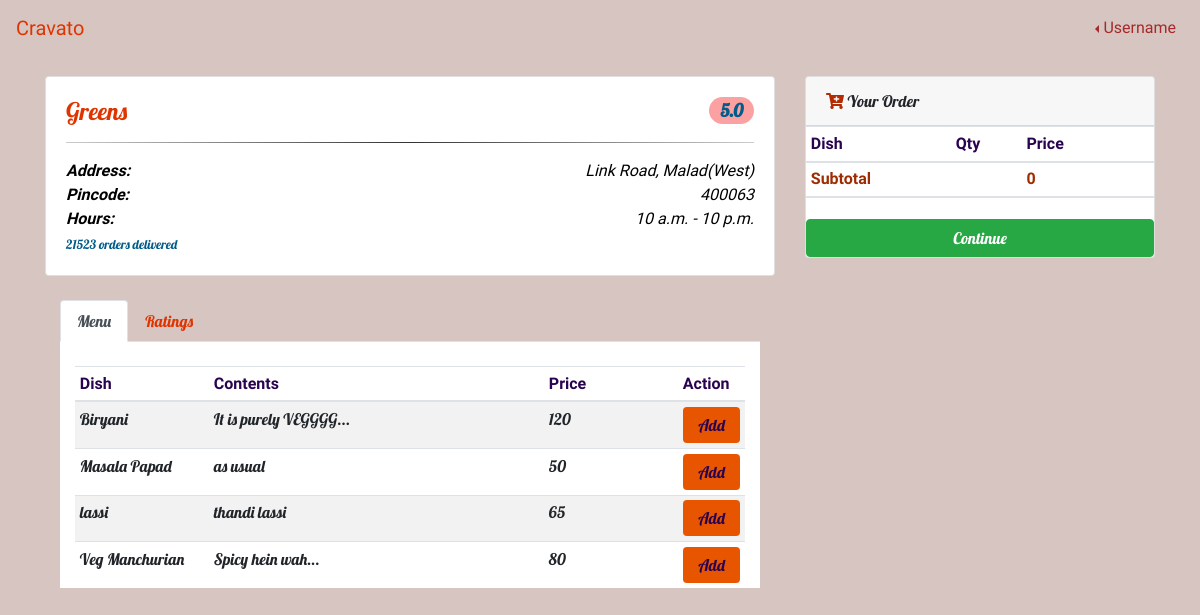
Page /user/orderrestaurant/2/ on the committed database.
### foodapp/models.py (models this page shows, shortened)
class RestaurantProfileInfo(models.Model):
    user=models.OneToOneField(User,related_name='restaurant_profile',on_delete=models.CASCADE)
    restaurant_name=models.CharField(max_length=64,blank=True)
    restaurant_mobile=models.CharField(max_length=20)
    restaurant_address=models.CharField(max_length=512,blank=True)
    restaurant_pincode=models.IntegerField()
    restaurant_starttime=models.TimeField(null=True)
    restaurant_endtime=models.TimeField(null=True)
    restaurant_avgrating=models.DecimalField(default=0,decimal_places=1,max_digits=2)
    restaurant_noofrating=models.IntegerField(default=0)
    restaurant_nooforder=models.IntegerField(default=0)
    restaurant_noofmenu=models.IntegerField(default=0)

class RestaurantMenu(models.Model):
    restaurant=models.ForeignKey(RestaurantProfileInfo,related_name='restaurant_menu',on_delete=models.CASCADE)
    dish=models.CharField(max_length=32)
    dish_description=models.CharField(max_length=256)
    dish_price=models.IntegerField()
    category=models.CharField(max_length=16)
    availability=models.BooleanField(default=True)
    speciality=models.BooleanField(default=False)

### foodapp/views.py (the view)
# urls.py: url(r'^orderrestaurant/(?P<id>\d+)/',views.order_from_restaurant,name='order_from_restaurant'),
def order_from_restaurant(request,id):
    restaurant=RestaurantProfileInfo.objects.get(id=id)
    ratings=Rating.objects.filter(rating_restaurant=restaurant)
    menus=RestaurantMenu.objects.filter(restaurant=restaurant)
    return render(request,'book.html',{'restaurant':restaurant,'menus':menus,'ratings':ratings})

### foodapp/templates/book.html (shortened to what this page needs)
<!DOCTYPE html>
{%load staticfiles%}
<html>
<head>
  	<link rel="stylesheet" href="https://maxcdn.bootstrapcdn.com/bootstrap/4.1.3/css/bootstrap.min.css">
    <link rel="stylesheet" href="https://use.fontawesome.com/releases/v5.2.0/css/all.css">
  	<link rel="stylesheet" type="text/css" href="{%static 'css/book.css'%}">
</head>
<body>
	<nav class="navbar sticky-top navbar-expand-md inner">
      <a class="navbar-brand cravato" href="#">Cravato</a>
      <div class="collapse navbar-collapse" id="navbarsExample04">
        <ul class="navbar-nav ml-auto">
          <li class="nav-item dropdown dropleft">
            <a class="nav-link dropdown-toggle" href="#" id="dropdown04" data-toggle="dropdown" aria-haspopup="true" aria-expanded="false">Username</a>
          </li>
        </ul>
      </div>
    </nav>
    <div class="container">
    <div class="row">
	    <div class="col-sm-8">
          	<div class="card eqht" style="margin-top:20px">
            	<div class="card-body">
	                <h4 class="card-title">{{restaurant.restaurant_name}}<span class="badge badge-pill rate" style="float: right;">{{restaurant.restaurant_avgrating}}</span></h4> <hr>
	                <div class="text-right" style="margin-top: 5px;">
	                  	<p class="card-text"><strong style="float: left;">Address:</strong> {{restaurant.restaurant_address}}
		                <br><strong style="float: left;">Pincode:</strong> {{restaurant.restaurant_pincode}}
		                <br><strong style="float: left;">Hours:</strong> {{restaurant.restaurant_starttime}} - {{restaurant.restaurant_endtime}}</p>
	                </div>
	                <small style="margin-top: 15px;">21523 orders delivered</small>
            	</div>
          	</div>
          	<div class="container">
			  <br>
			  <ul class="nav nav-tabs" role="tablist">
			    <li class="nav-item">
			      <a class="nav-link active restdetails" data-toggle="tab" href="#menu">Menu</a>
			    </li>
			    <li class="nav-item">
			      <a class="nav-link restdetails" data-toggle="tab" href="#rate" onclick="myFunction()">Ratings</a>
			    </li>
			  </ul>
			  <div class="tab-content">
			    <div id="menu" class="container tab-pane active"><br>
			      <table class="table table-sm table-striped table-hover" id="listtable">
                <thead>
                    <tr>
                        <th style="width: 20%"> Dish </th>
                        <th style="width: 50%" id="desc"> Contents </th>
                        <th style="width: 20%" id="desc"> Price </th>
                        <th style="width: 10%"> Action </th>
                    </tr>
                </thead>
                <tbody>
									{%for menu in menus%}
                    <tr>
                        <td id="currdish">{{menu.dish}}</td>
                        <td id="desc">{{menu.dish_description}}</td>
                        <td id="currprice">{{menu.dish_price}}</td>
                        <td>
													<button type="button" class="btn btn-block own">Add</button>
                        </td>
                    </tr>
                  {%endfor%}
                </tbody>
            </table>
			    </div>
			  </div>
			</div>
	    </div>
	    <div class="col-sm-4">
        <div class="card text-left" style="margin-top:20px">
          <div class="card-header text-left">
            <i class="fa fa-cart-plus" aria-hidden="true" style="color: #b22b03"></i> Your Order
          </div>
	        <table class="table table-sm table-hover" id="carttable">
				<thead>
				    <tr>
				      <th scope="col">Dish</th>
				      <th scope="col">Qty</th>
				      <th scope="col">Price</th>
							<th style="width:10%"></th>
				    </tr>
				</thead>
				<thead id="subtotal">
				    <tr>
				      <th id="subtotalcol1" scope="col">Subtotal</th>
				      <th id="subtotalcol2" scope="col"></th>
				      <th id="subtotalcol3" scope="col">0</th>
							<th></th>
				    </tr>
				</thead>
			</table>
			<div style="margin-top: 5px;">
                <button type="button" class="btn btn-block btn-success" id="finalsubmission">Continue</button>
            </div>
        </div>
      </div>
	</div>
	</div>
</body>
</html>

### foodapp/static/css/book.css (style rules this page uses)
body { background: #d6c5c0; font-family: 'Lobster'; }
nav { font-family: 'Courgette'; }
nav a.cravato { color: #e03400; }
nav div ul li a { color: brown; }
hr { border: 0; height: 1px; background: #333; background-image: -webkit-linear-gradient(left, #ccc, #333, #ccc); background-image: -moz-linear-gradient(left, #ccc, #333, #ccc); background-image: -ms-linear-gradient(left, #ccc, #333, #ccc); background-image: -o-linear-gradient(left, #ccc, #333, #ccc); }
.card div.card-body h4.card-title { color:#e03400; }
.card div.card-body div.text-right p.card-text { font-family: 'Courgette' !important; color: #000000; }
button.own { background: #e85500; color: #29034f; border: none; }
.card-body h4 span.rate { background: #fca1a1; color: #015c89; }
.card-body small { color:#015c89 ; }
#menu { background: #fff; background-size: cover; }
.card-text { font-style: italic; }
#menu table thead tr { font-family: 'Courgette'; color: #29034f; }
.card table thead tr { font-family: 'Courgette'; color: #29034f; }
#subtotal tr { color: rgb(158, 44, 3); }
ul li a.restdetails { color:#e03400; }

### rows in the picture
RestaurantProfileInfo: restaurant_name "Greens", restaurant_avgrating "5.0", restaurant_address "Link Road, Malad(West)", restaurant_pincode "400063", restaurant_starttime "10 a.m.", restaurant_endtime "10 p.m."
RestaurantMenu: dish "Biryani", dish_description "It is purely VEGGGG...", dish_price "120"
RestaurantMenu: dish "Masala Papad", dish_description "as usual", dish_price "50"
RestaurantMenu: dish "lassi", dish_description "thandi lassi", dish_price "65"
RestaurantMenu: dish "Veg Manchurian", dish_description "Spicy hein wah...", dish_price "80"
